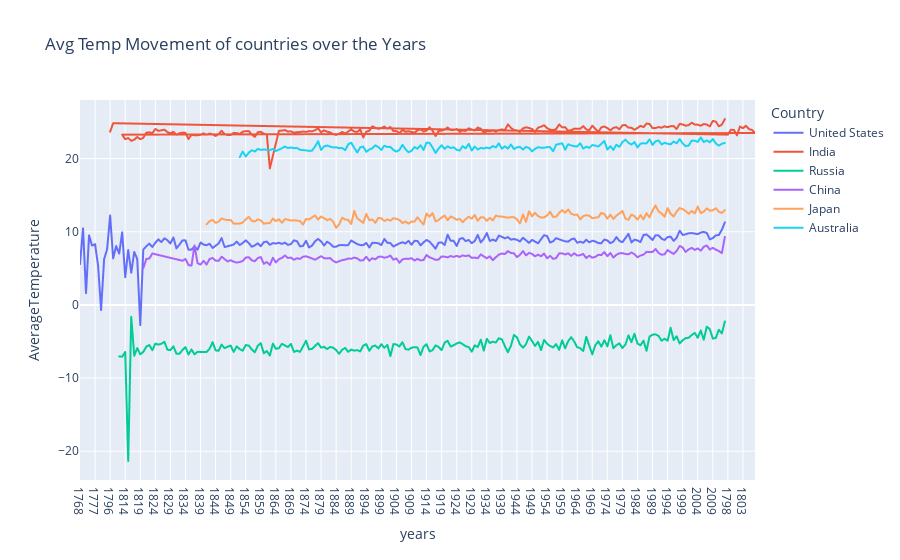

Write notebook code for a chart like this one.
### Code cell
fig = px.line(avg_temp,x='years',y='AverageTemperature',color='Country',title='Avg Temp Movement of countries over the Years')
fig.show()

### Figure 1 — Plotly figure (JSON) as saved in the notebook; plotly's stock layout.template omitted (floating-point values rounded to 4 significant figures; data arrays with more than 128 entries replaced by an {"elided": "..."} marker saying what was removed)
{"data": [{"hovertemplate": "Country=United States<br>years=%{x}<br>AverageTemperature=%{y}<extra></extra>", "legendgroup": "United States", "line": {"color": "#636efa", "dash": "solid"}, "marker": {"symbol": "circle"}, "mode": "lines", "name": "United States", "showlegend": true, "type": "scattergl", "x": {"elided": "215 str values"}, "xaxis": "x", "y": {"elided": "215 float values"}, "yaxis": "y"}, {"hovertemplate": "Country=India<br>years=%{x}<br>AverageTemperature=%{y}<extra></extra>", "legendgroup": "India", "line": {"color": "#EF553B", "dash": "solid"}, "marker": {"symbol": "circle"}, "mode": "lines", "name": "India", "showlegend": true, "type": "scattergl", "x": {"elided": "211 str values"}, "xaxis": "x", "y": {"elided": "211 float values"}, "yaxis": "y"}, {"hovertemplate": "Country=Russia<br>years=%{x}<br>AverageTemperature=%{y}<extra></extra>", "legendgroup": "Russia", "line": {"color": "#00cc96", "dash": "solid"}, "marker": {"symbol": "circle"}, "mode": "lines", "name": "Russia", "showlegend": true, "type": "scattergl", "x": {"elided": "202 str values"}, "xaxis": "x", "y": {"elided": "202 float values"}, "yaxis": "y"}, {"hovertemplate": "Country=China<br>years=%{x}<br>AverageTemperature=%{y}<extra></extra>", "legendgroup": "China", "line": {"color": "#ab63fa", "dash": "solid"}, "marker": {"symbol": "circle"}, "mode": "lines", "name": "China", "showlegend": true, "type": "scattergl", "x": {"elided": "185 str values"}, "xaxis": "x", "y": {"elided": "185 float values"}, "yaxis": "y"}, {"hovertemplate": "Country=Japan<br>years=%{x}<br>AverageTemperature=%{y}<extra></extra>", "legendgroup": "Japan", "line": {"color": "#FFA15A", "dash": "solid"}, "marker": {"symbol": "circle"}, "mode": "lines", "name": "Japan", "showlegend": true, "type": "scattergl", "x": {"elided": "173 str values"}, "xaxis": "x", "y": {"elided": "173 float values"}, "yaxis": "y"}, {"hovertemplate": "Country=Australia<br>years=%{x}<br>AverageTemperature=%{y}<extra></extra>", "legendgroup": "Australia", "line": {"color": "#19d3f3", "dash": "solid"}, "marker": {"symbol": "circle"}, "mode": "lines", "name": "Australia", "showlegend": true, "type": "scattergl", "x": {"elided": "162 str values"}, "xaxis": "x", "y": {"elided": "162 float values"}, "yaxis": "y"}], "layout": {"legend": {"title": {"text": "Country"}, "tracegroupgap": 0}, "title": {"text": "Avg Temp Movement of countries over the Years"}, "xaxis": {"anchor": "y", "domain": [0, 1], "title": {"text": "years"}}, "yaxis": {"anchor": "x", "domain": [0, 1], "title": {"text": "AverageTemperature"}}}}
